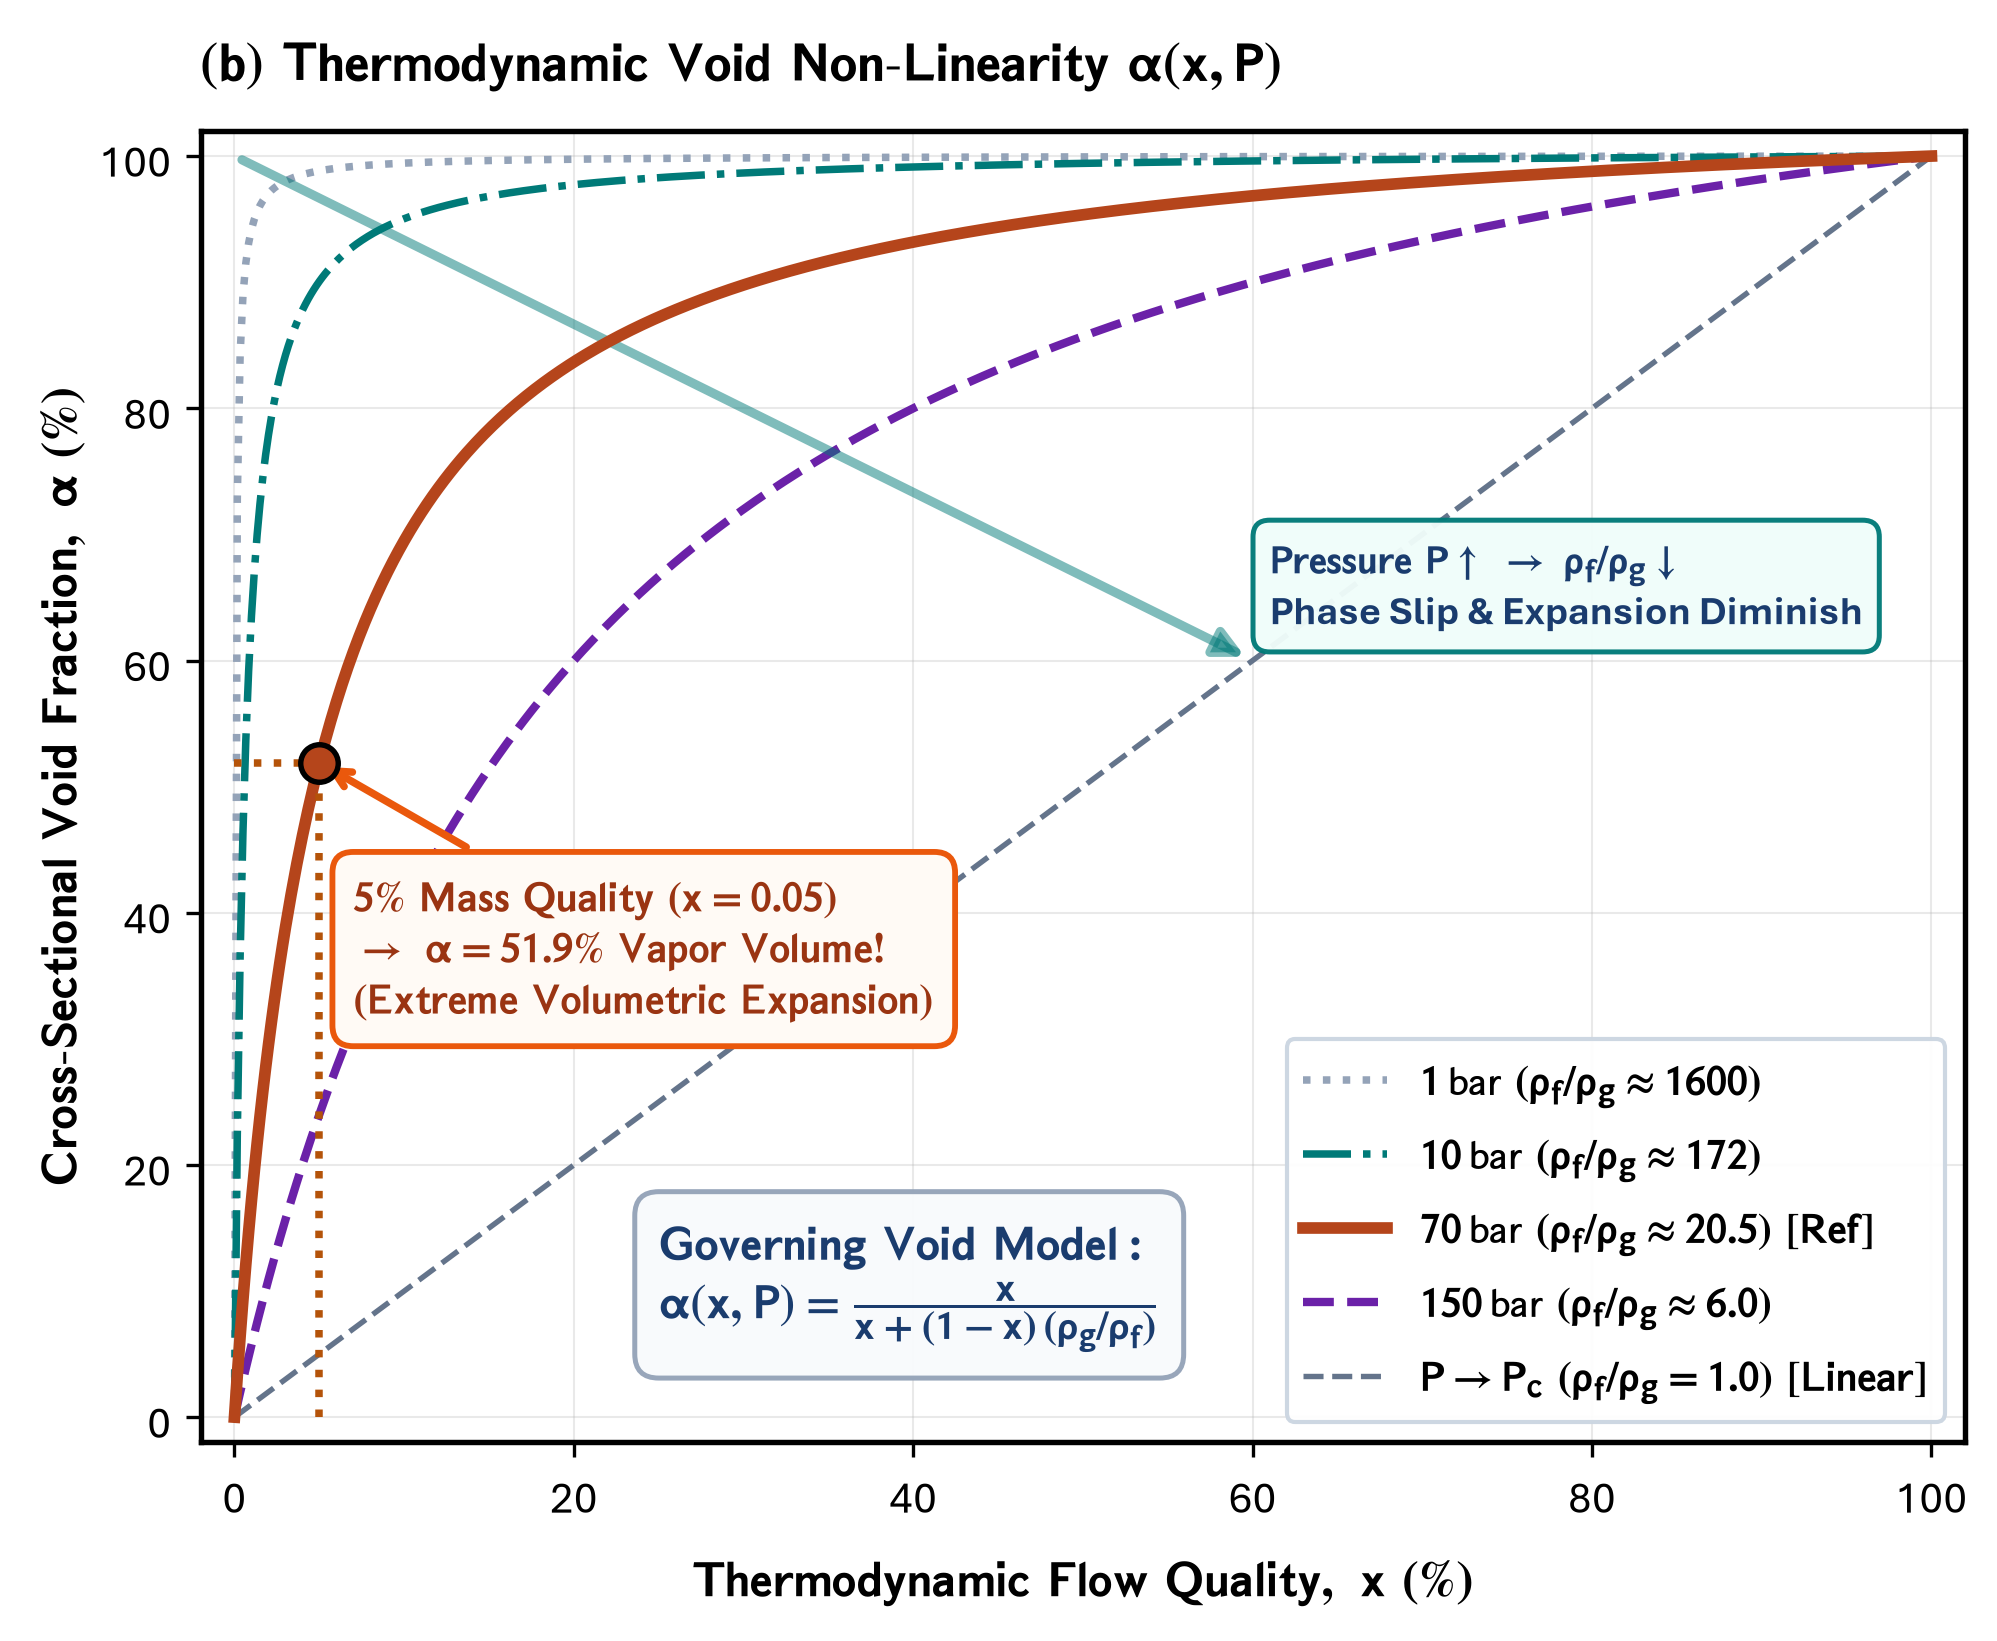

This chart was generated by the following Python code:
import os
import glob
import matplotlib.pyplot as plt
import matplotlib.font_manager as fm
import matplotlib._mathtext as mmt
import numpy as np

# ==============================================================================
# 0. FONT REGISTRATION (Aptos / CloudFonts)
# ==============================================================================
cloud_dir = r"C:\Users\User\AppData\Local\Microsoft\FontCache\4\CloudFonts"
for d in glob.glob(os.path.join(cloud_dir, "Aptos*")):
    for f in glob.glob(os.path.join(d, "*.ttf")):
        try:
            fm.fontManager.addfont(f)
        except Exception:
            pass

# ==============================================================================
# MASTER CONFIGURATION & STYLING DICTIONARY
# ==============================================================================
CONFIG = {
    # 1. Figure & Canvas
    "figure": {
        "figsize": (6.8, 5.6),
        "dpi": 300,
        "tight_layout": True,
        "output_path": "d:/AGravity/Tide_Tutor/Figures/figure_1/panel_b_void_paradox.png",
    },

    # 2. Typography & Matplotlib RC Params (Aptos + stixsans)
    "typography": {
        "font.family": "Aptos",
        "font.sans-serif": ["Aptos", "Segoe UI", "Arial", "DejaVu Sans"],
        "font.size": 11,
        "axes.labelsize": 12.0,
        "axes.titlesize": 13.0,
        "xtick.labelsize": 10.5,
        "ytick.labelsize": 10.5,
        "legend.fontsize": 10.0,
        "axes.linewidth": 1.3,
        "grid.linewidth": 0.5,
        "grid.alpha": 0.28,
        "mathtext.fontset": "stixsans",
        "mathtext_shrink_factor": 0.85,  # Subscript & superscript scaling (default 0.7)
    },

    # 3. Global Color Palette
    "palette": {
        "navy": "#1a3c6e",
        "crimson": "#b5451b",
        "teal": "#007a78",
        "purple": "#6b21a8",
        "slate": "#64748b",
        "light_slate": "#94a3b8",
        "gold": "#b45309",
        "card_bg": "#f8fafc",
        "card_border": "#94a3b8",
        "callout_bg": "#fffaf5",
        "callout_border": "#ea580c",
        "trend_bg": "#f0fdfa",
        "trend_border": "#007a78",
    },

    # 4. Axes, Title & Labels
    "axes": {
        "title": {
            "text": r"$\mathbf{(b)\ Thermodynamic\ Void\ Non\text{-}Linearity\ \alpha(x, P)}$",
            "fontsize": 13.0,
            "fontweight": "bold",
            "pad": 12,
            "loc": "left",
        },
        "xlabel": {
            "text": r"$\mathbf{Thermodynamic\ Flow\ Quality,\ x\ (\%)}$",
            "fontsize": 12.0,
            "fontweight": "bold",
            "labelpad": 6,
        },
        "ylabel": {
            "text": r"$\mathbf{Cross\text{-}Sectional\ Void\ Fraction,\ \alpha\ (\%)}$",
            "fontsize": 12.0,
            "fontweight": "bold",
            "labelpad": 2,
        },
        "xlim": (-2, 102),
        "ylim": (-2, 102),
        "grid": True,
    },

    # 5. Thermodynamic Isobaric Curves (Water-Steam Database)
    "curves": [
        {
            "id": "1bar",
            "label": r"$\mathbf{1\,\mathrm{bar}\ (\rho_f/\rho_g \approx 1600)}$",
            "gamma": 0.598 / 958.4,
            "color": "#94a3b8",
            "linestyle": ":",
            "linewidth": 1.8,
            "zorder": 2,
        },
        {
            "id": "10bar",
            "label": r"$\mathbf{10\,\mathrm{bar}\ (\rho_f/\rho_g \approx 172)}$",
            "gamma": 5.15 / 887.0,
            "color": "#007a78",
            "linestyle": "-.",
            "linewidth": 1.8,
            "zorder": 3,
        },
        {
            "id": "70bar",
            "label": r"$\mathbf{70\,\mathrm{bar}\ (\rho_f/\rho_g \approx 20.5)\ [Ref]}$",
            "gamma": 36.1 / 740.0,
            "color": "#b5451b",
            "linestyle": "-",
            "linewidth": 2.8,
            "zorder": 4,
        },
        {
            "id": "150bar",
            "label": r"$\mathbf{150\,\mathrm{bar}\ (\rho_f/\rho_g \approx 6.0)}$",
            "gamma": 100.0 / 600.0,
            "color": "#6b21a8",
            "linestyle": "--",
            "linewidth": 2.0,
            "zorder": 3,
        },
        {
            "id": "critical",
            "label": r"$\mathbf{P \to P_c\ (\rho_f/\rho_g = 1.0)\ [Linear]}$",
            "gamma": 1.0,
            "color": "#64748b",
            "linestyle": "--",
            "linewidth": 1.3,
            "zorder": 2,
        },
    ],

    # 6. Reference Operating Point (70 bar, x = 5%)
    "reference_point": {
        "x_val": 0.05,
        "gamma_ref": 36.1 / 740.0,
        "marker": {
            "style": "o",
            "size": 9.0,
            "color": "#b5451b",
            "edgecolor": "black",
            "edgewidth": 1.3,
            "zorder": 6,
        },
        "guide_lines": {
            "color": "#b45309",
            "linestyle": ":",
            "linewidth": 1.8,
            "zorder": 5,
        },
    },

    # 7. Governing Equation Card (Positioned at x=25, y=5, bottom-left)
    "equation_card": {
        "coordinate_system": "data",
        "x": 25.0,
        "y": 5.0,
        "ha": "left",
        "va": "bottom",
        "text": (
            r"$\mathbf{Governing\ Void\ Model:}$" + "\n"
            r"$\mathbf{\alpha(x, P) = \frac{x}{x + (1 - x)\,(\rho_g / \rho_f)}}$"
        ),
        "fontsize": 11.5,
        "color": "#1a3c6e",
        "bbox": {
            "boxstyle": "round,pad=0.50",
            "fc": "#f8fafc",
            "ec": "#94a3b8",
            "lw": 1.2,
            "alpha": 0.96,
        },
    },

    # 8. 5% Void Paradox Callout Box (Positioned at x=7, y=32)
    "callout_box": {
        "xy": (5.0, None),  # Y computed dynamically from alpha_target
        "xytext": (7.0, 32.0),
        "text": (
            r"$\mathbf{5\%\ Mass\ Quality\ (x = 0.05)}$" + "\n"
            r"$\mathbf{\rightarrow\ \alpha = 51.9\%\ Vapor\ Volume!}$" + "\n"
            r"$\mathbf{(Extreme\ Volumetric\ Expansion)}$"
        ),
        "fontsize": 10.0,
        "color": "#9a3412",
        "bbox": {
            "boxstyle": "round,pad=0.50",
            "fc": "#fffaf5",
            "ec": "#ea580c",
            "lw": 1.4,
        },
        "arrowprops": {
            "arrowstyle": "->",
            "color": "#ea580c",
            "lw": 1.8,
        },
    },

    # 9. Pressure Evolution & Phase Slip Trend Annotation (Arrow from (0,100) to (60,60), text at arrow terminus)
    "trend_annotation": {
        "arrow": {
            "xy_start": (0.0, 100.0),
            "xy_end": (60.0, 60.0),
            "arrowstyle": "-|>",
            "color": "#007a78",
            "alpha": 0.5,
            "lw": 2.2,
            "mutation_scale": 14,
            "linestyle": "-",
        },
        "text_box": {
            "x": 61.0,
            "y": 62.0,
            "ha": "left",
            "va": "bottom",
            "text": (
                r"$\mathbf{Pressure\ P\uparrow \;\rightarrow\; \rho_f/\rho_g \downarrow}$" + "\n"
                "Phase Slip & Expansion Diminish"
            ),
            "fontsize": 9.5,
            "fontweight": "bold",
            "color": "#1a3c6e",
            "bbox": {
                "boxstyle": "round,pad=0.42",
                "fc": "#f0fdfa",
                "ec": "#007a78",
                "lw": 1.2,
                "alpha": 0.96,
            },
        },
    },

    # 10. Legend
    "legend": {
        "loc": "lower right",
        "frameon": True,
        "framealpha": 0.95,
        "facecolor": "white",
        "edgecolor": "#cbd5e1",
        "fontsize": 10.0,
    },
}


# ==============================================================================
# PLOTTING ENGINE (Reads 100% from CONFIG)
# ==============================================================================
def generate_panel_b(config=CONFIG):
    # Apply Matplotlib Typography & RC Params
    typo_cfg = dict(config["typography"])
    shrink_factor = typo_cfg.pop("mathtext_shrink_factor", 0.85)
    mmt.SHRINK_FACTOR = shrink_factor
    plt.rcParams.update(typo_cfg)

    # Create Canvas
    fig, ax = plt.subplots(figsize=config["figure"]["figsize"], dpi=config["figure"]["dpi"])

    # Set Title & Axes Labels
    ax_cfg = config["axes"]
    ax.set_title(ax_cfg["title"]["text"],
                 fontsize=ax_cfg["title"]["fontsize"],
                 fontweight=ax_cfg["title"]["fontweight"],
                 pad=ax_cfg["title"]["pad"],
                 loc=ax_cfg["title"]["loc"])
    
    ax.set_xlabel(ax_cfg["xlabel"]["text"],
                  fontsize=ax_cfg["xlabel"]["fontsize"],
                  fontweight=ax_cfg["xlabel"]["fontweight"],
                  labelpad=ax_cfg["xlabel"]["labelpad"])
    
    ax.set_ylabel(ax_cfg["ylabel"]["text"],
                  fontsize=ax_cfg["ylabel"]["fontsize"],
                  fontweight=ax_cfg["ylabel"]["fontweight"],
                  labelpad=ax_cfg["ylabel"]["labelpad"])
    
    ax.set_xlim(*ax_cfg["xlim"])
    ax.set_ylim(*ax_cfg["ylim"])
    ax.grid(ax_cfg["grid"])

    # Quality array
    x_vals = np.linspace(0.0, 1.0, 600)

    # Plot Isobaric Void Curves
    for c in config["curves"]:
        alpha_vals = x_vals / (x_vals + (1.0 - x_vals) * c["gamma"])
        ax.plot(x_vals * 100, alpha_vals * 100,
                color=c["color"],
                lw=c["linewidth"],
                ls=c["linestyle"],
                label=c["label"],
                zorder=c["zorder"])

    # Plot Reference Target Point (70 bar, x = 0.05)
    ref_cfg = config["reference_point"]
    x_tgt = ref_cfg["x_val"]
    alpha_tgt = (x_tgt / (x_tgt + (1.0 - x_tgt) * ref_cfg["gamma_ref"])) * 100.0

    gl = ref_cfg["guide_lines"]
    ax.plot([x_tgt * 100, x_tgt * 100], [0, alpha_tgt], color=gl["color"], ls=gl["linestyle"], lw=gl["linewidth"], zorder=gl["zorder"])
    ax.plot([0, x_tgt * 100], [alpha_tgt, alpha_tgt], color=gl["color"], ls=gl["linestyle"], lw=gl["linewidth"], zorder=gl["zorder"])

    mk = ref_cfg["marker"]
    ax.plot(x_tgt * 100, alpha_tgt, marker=mk["style"], markersize=mk["size"], color=mk["color"],
            mec=mk["edgecolor"], mew=mk["edgewidth"], zorder=mk["zorder"])

    # 1. Add Governing Equation Card
    eq_cfg = config["equation_card"]
    eq_trans = ax.transAxes if eq_cfg.get("coordinate_system", "data") == "axes" else ax.transData
    ax.text(eq_cfg["x"], eq_cfg["y"], eq_cfg["text"],
            transform=eq_trans,
            ha=eq_cfg["ha"], va=eq_cfg["va"],
            fontsize=eq_cfg["fontsize"], color=eq_cfg["color"],
            bbox=dict(**eq_cfg["bbox"]))

    # 2. Add Callout Box for Reference Point
    callout_cfg = config["callout_box"]
    ax.annotate(callout_cfg["text"],
                xy=(x_tgt * 100, alpha_tgt),
                xytext=callout_cfg["xytext"],
                fontsize=callout_cfg["fontsize"],
                color=callout_cfg["color"],
                bbox=dict(**callout_cfg["bbox"]),
                arrowprops=dict(**callout_cfg["arrowprops"]))

    # 3. Add Pressure Evolution / Phase Slip Trend Annotation
    trend_cfg = config["trend_annotation"]
    arr = trend_cfg["arrow"]
    ax.annotate("", xy=arr["xy_end"], xytext=arr["xy_start"],
                xycoords="data",
                arrowprops=dict(arrowstyle=arr["arrowstyle"], color=arr["color"],
                                lw=arr["lw"], ls=arr["linestyle"], mutation_scale=arr["mutation_scale"],
                                alpha=arr.get("alpha", 1.0)))

    tb = trend_cfg["text_box"]
    tb_trans = ax.transAxes if tb.get("coordinate_system", "data") == "axes" else ax.transData
    ax.text(tb["x"], tb["y"], tb["text"],
            transform=tb_trans,
            ha=tb["ha"], va=tb["va"],
            fontsize=tb["fontsize"], color=tb["color"], fontweight=tb["fontweight"],
            bbox=dict(**tb["bbox"]))

    # Add Legend
    leg_cfg = config["legend"]
    ax.legend(loc=leg_cfg["loc"], frameon=leg_cfg["frameon"],
              framealpha=leg_cfg["framealpha"], facecolor=leg_cfg["facecolor"],
              edgecolor=leg_cfg["edgecolor"], fontsize=leg_cfg["fontsize"])

    # Save Output
    if config["figure"]["tight_layout"]:
        plt.tight_layout()

    out_file = config["figure"]["output_path"]
    os.makedirs(os.path.dirname(os.path.abspath(out_file)), exist_ok=True)
    if os.path.exists(out_file):
        try:
            os.remove(out_file)
        except Exception:
            pass

    plt.savefig(out_file, dpi=config["figure"]["dpi"], bbox_inches="tight")
    print("Successfully generated and saved Panel (b) to:", out_file)
    return fig, ax


if __name__ == "__main__":
    generate_panel_b()
